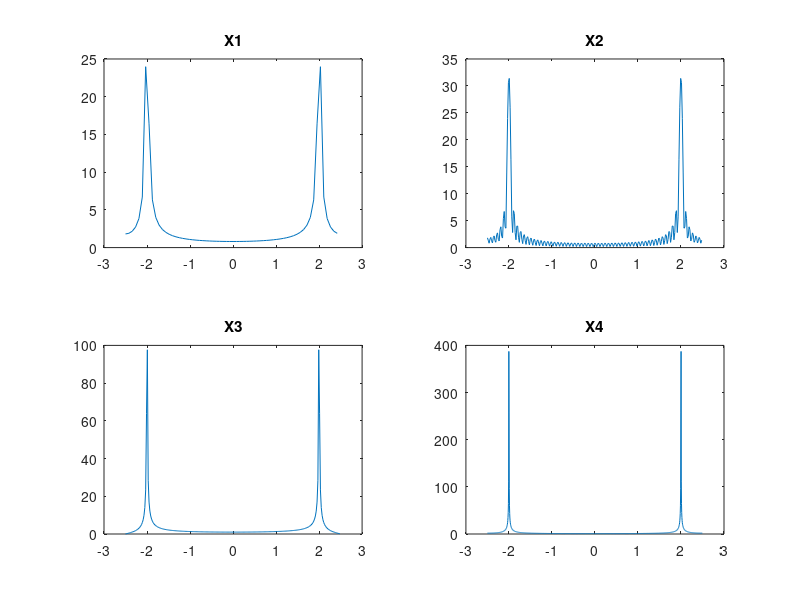

The MATLAB script that drew this image:
Fs=5;
Ts=1/Fs;
n1=0:63;
t1=Ts*n1;
x1=cos(2*pi*2*t1);
x2=[x1 zeros(1, 192)];

n3=0:255;
t3=Ts*n3;
x3=cos(2*pi*2*t3);

n4=0:1023;
t4=Ts*n4;
x4=cos(2*pi*2*t4);

X1=fft(x1);
X2=fft(x2);
X3=fft(x3);
X4=fft(x4);

fv1=(0:length(X1)-1)*Fs/length(X1);
fv2=(0:length(X2)-1)*Fs/length(X2);
fv3=(0:length(X3)-1)*Fs/length(X3);
fv4=(0:length(X4)-1)*Fs/length(X4);

subplot(2,2,1), plot(fv1-(Fs/2),fftshift(abs(X1)));
title('X1');
subplot(2,2,2), plot(fv2-(Fs/2),fftshift(abs(X2)));
title('X2');
subplot(2,2,3), plot(fv3-(Fs/2),fftshift(abs(X3)));
title('X3');
subplot(2,2,4), plot(fv4-(Fs/2),fftshift(abs(X4)));
title('X4');
